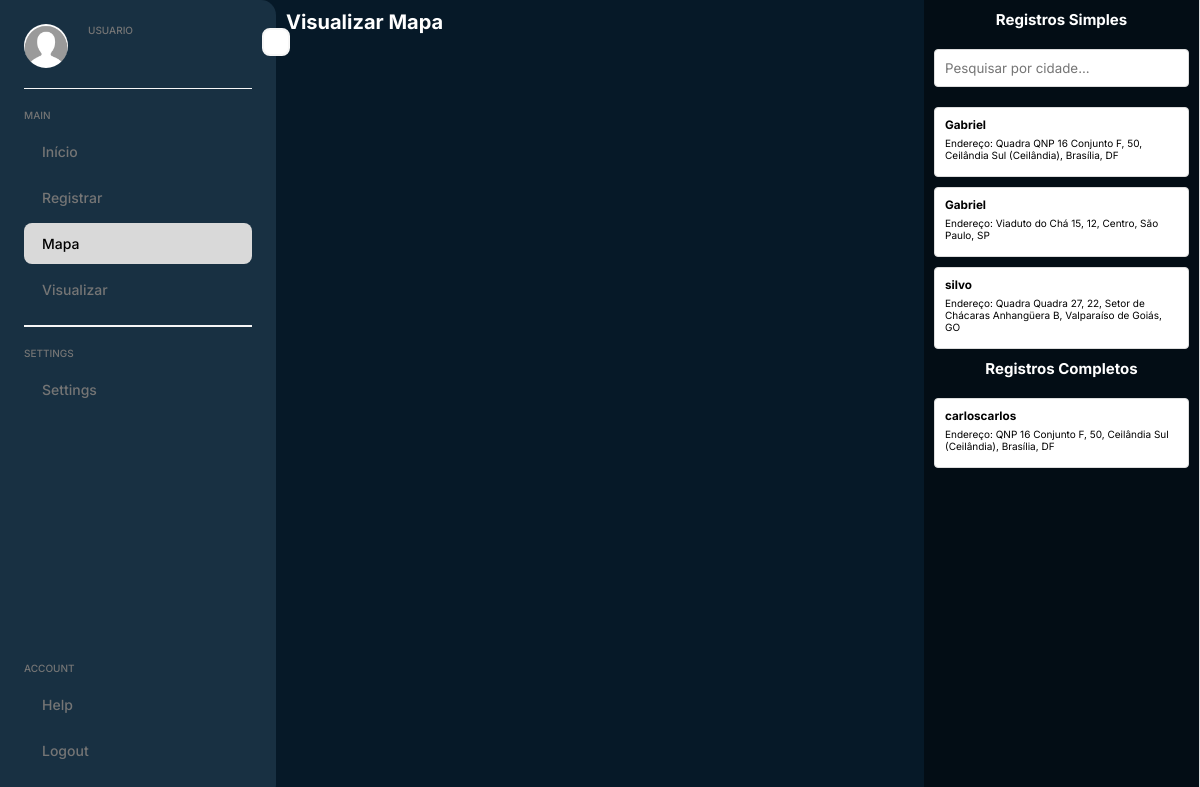
The page /visualizar_mapa/ on the database its author committed.
### core/models.py (models this page shows, shortened)
class RegistroSimples(models.Model):
    nome = models.CharField(max_length=255)
    email = models.EmailField()
    telefone = models.CharField(max_length=15)
    cpf = models.CharField(max_length=11)
    data_nascimento = models.DateField()
    endereco = models.ForeignKey(Endereco, related_name='registros_simples', on_delete=models.CASCADE)

class Endereco(models.Model):
    endereco = models.CharField(max_length=255, default='Endereço padrão')
    cep = models.CharField(max_length=9)
    rua = models.CharField(max_length=255)
    numero = models.CharField(max_length=10)
    bairro = models.CharField(max_length=255)
    cidade = models.CharField(max_length=255)
    estado = models.CharField(max_length=2)
    latitude = models.FloatField(blank=True, null=True)
    longitude = models.FloatField(blank=True, null=True)
    endereco_formatado = models.CharField(max_length=255, default='Endereço não formatado')

class RegistroCompleto(models.Model):
    nome = models.CharField(max_length=255)
    email = models.EmailField()
    telefone = models.CharField(max_length=15)
    cpf = models.CharField(max_length=11)
    data_nascimento = models.CharField(max_length=10)
    nome_mae = models.CharField(max_length=255, blank=True, null=True)
    titulo_eleitor = models.CharField(max_length=25, blank=True, null=True)
    zona_secao = models.CharField(max_length=30, blank=True, null=True)
    municipio = models.CharField(max_length=255, blank=True, null=True)
    local = models.CharField(max_length=255, blank=True, null=True)
    endereco_votacao = models.CharField(max_length=255, blank=True, null=True)
    endereco = models.ForeignKey(Endereco, related_name='registros_completos', on_delete=models.CASCADE)

### core/views.py (the view)
# urls.py: path("visualizar_mapa/", views.visualizar_mapa, name="visualizar_mapa"),
def visualizar_mapa(request):
    enderecos_simples = Endereco.objects.filter(registros_simples__isnull=False)
    enderecos_completos = Endereco.objects.filter(registros_completos__isnull=False)
    context = {
        'coordenadas_simples': enderecos_para_json(enderecos_simples),
        'coordenadas_completas': enderecos_para_json(enderecos_completos),
        'registros_simples': RegistroSimples.objects.all(),
        'registros_completos': RegistroCompleto.objects.all(),
        'google_maps_api_key': 'AIzaSyCAJrVf6a2fw_Eb_vUwqXgJcpRN0D9qxsk'
    }
    return render(request, 'visualizar_mapa.html', context)

### core/utils.py (called while the page is built)
def enderecos_para_json(enderecos):
    enderecos_list = []
    for endereco in enderecos:
        endereco_dict = {
            'id': endereco.id,
            'latitude': endereco.latitude,
            'longitude': endereco.longitude,
            'endereco_formatado': endereco.endereco_formatado,
            'nome': endereco.registros_simples.first().nome if endereco.registros_simples.exists() else endereco.registros_completos.first().nome,
        }
        enderecos_list.append(endereco_dict)
    return json.dumps(enderecos_list)

### core/templates/visualizar_mapa.html (shortened to what this page needs)
{% load static %}
<!DOCTYPE html>
<html>
<head>
    <link rel="stylesheet" href="{% static 'css/maps.css' %}">
</head>
<body>
    <div class="app">
        <div class="sidebar">
            <div class="menu-btn">
            </div>
            <div class="head">
                <div class="user-img">
                    <img src="{% static 'images/user.jpg' %}" alt="Imagem do usuario">
                </div>
                <div class="user-details">
                    <p class="title">usuario</p>
                </div>
            </div>
            <div class="nav">
                <div class="menu">
                    <p class="title">Main</p>
                    <ul>
                        <li>
                            <a href="{% url 'home' %}">
                                <span class="text">Início</span>
                            </a>
                        </li>
                        <li>
                            <a href="#">
                                <span class="text">Registrar</span>
                            </a>
                        </li>
                        <li class="active">
                            <a href="{% url 'visualizar_mapa' %}">
                                <span class="text">Mapa</span>
                            </a>
                        </li>
                        <li>
                            <a href="#">
                                <span class="text">Visualizar</span>
                            </a>
                        </li>
                    </ul>
                </div>
                <div class="menu">
                    <p class="title">Settings</p>
                    <ul>
                        <li>
                            <a href="#">
                                <span class="text">Settings</span>
                            </a>
                        </li>
                    </ul>
                </div>
            </div>
            <div class="menu">
                <p class="title">Account</p>
                <ul>
                    <li>
                        <a href="#">
                            <span class="text">Help</span>
                        </a>
                    </li>
                    <li>
                        <a href="{% url 'logout' %}">
                            <span class="text">Logout</span>
                        </a>
                    </li>
                </ul>
            </div>
        </div>
        <div class="main-content">
            <h1>Visualizar Mapa</h1>
            <div id="map" style="width: 100%; height: 98%;"></div>
        </div>
        <div class="sidebar2">
            <h2>Registros Simples</h2>
            <div class="search-bar">
                <input type="text" id="search" placeholder="Pesquisar por cidade..." oninput="filterRecords()">
            </div>
            {% for registro in registros_simples %}
            <div class="record" onclick="focusMarker({{ registro.endereco.id }})">
                <h3>{{ registro.nome }}</h3>
                <p>Endereço: {{ registro.endereco.endereco_formatado }}</p>
            </div>
            {% endfor %}
            <h2>Registros Completos</h2>
            {% for registro in registros_completos %}
            <div class="record" onclick="focusMarker({{ registro.endereco.id }})">
                <h3>{{ registro.nome }}</h3>
                <p>Endereço: {{ registro.endereco.endereco_formatado }}</p>
            </div>
            {% endfor %}
        </div>
    </div>
</body>
</html>

### core/static/css/maps.css (style rules this page uses)
* { margin: 0; padding: 0; box-sizing: border-box; font-family: "Inter", sans-serif; }
:root { font-size: 62.5%; }
body { background-color: #061928; }
.app { display: flex; width: 100%; }
.sidebar { position: relative; width: 27.6rem; height: 100vh; display: flex; flex-direction: column; gap: 2rem; background-color: #183042; padding: 2.4rem; border-radius: 0 1.5rem 1.5rem 0; transition: all 0.3s; }
.sidebar .head { display: flex; gap: 2rem; padding-bottom: 2rem; border-bottom: 1px solid #f6f6f6; }
.user-img { width: 4.4rem; height: 4.4rem; border-radius: 50%; overflow: hidden; }
.user-img img { width: 100%; object-fit: cover; }
.user-details .title, .menu .title { font-size: 1rem; font-weight: 500; color: #757575; text-transform: uppercase; margin-bottom: 1rem; }
.nav { flex: 1; }
.menu ul li { position: relative; list-style: none; margin-bottom: 5px; }
.menu ul li a { display: flex; align-items: center; gap: 1rem; font-size: 1.4rem; font-weight: 500; color: #757575; text-decoration: none; padding: 1.2rem .8rem; border-radius: .8rem; transition: all 0.3s; }
.menu ul li > a:hover, .menu ul li.active > a { color: #000; background-color: #d9d9d9; }
.menu ul li .text { flex: 1; }
.menu:not(:last-child) { padding-bottom: 1rem; margin-bottom: 2rem; border-bottom: 2px solid #f6f6f6; }
.menu-btn { position: absolute; right: -1.4rem; top: 3.5%; width: 2.8rem; height: 2.8rem; border-radius: .8rem; display: flex; align-items: center; justify-content: center; cursor: pointer; color: #757575; border: 2px solid #f6f6f6; background-color: #fff; }
.main-content { background-color: #061928; min-height: 100vh; transition: all 0.3s ease; flex: 1; padding: 1rem; }
.main-content h1 { color: #fff; }

### core/templates/visualizar_mapa.html (style rules this page uses)
body { display: flex; margin: 0; padding: 0; font-family: Arial, sans-serif; }
.sidebar2 { width: 276px; background: #030D15; overflow-y: auto; padding: 10px; border-right: 1px solid #ddd; height: 100vh; }
.main-content { flex-grow: 1; height: 100vh; padding: 10px; }
.sidebar2 h2 { text-align: center; margin-bottom: 20px; color: #fff; }
.record { padding: 10px; margin-bottom: 10px; background: #fff; border: 1px solid #ddd; border-radius: 4px; cursor: pointer; }
.record h3 { margin: 0 0 5px; }
.record p { margin: 5px 0; }
.search-bar { margin-bottom: 20px; }
.search-bar input { width: 100%; padding: 10px; border-radius: 4px; border: 1px solid #ddd; }

### rows shown on the page
RegistroSimples: nome "Gabriel", endereco.endereco_formatado "Quadra QNP 16 Conjunto F, 50, Ceilândia Sul (Ceilândia), Brasília, DF"
RegistroSimples: nome "Gabriel", endereco.endereco_formatado "Viaduto do Chá 15, 12, Centro, São Paulo, SP"
RegistroSimples: nome "silvo", endereco.endereco_formatado "Quadra Quadra 27, 22, Setor de Chácaras Anhangüera B, Valparaíso de Goiás, GO"
RegistroCompleto: nome "carloscarlos", endereco.endereco_formatado "QNP 16 Conjunto F, 50, Ceilândia Sul (Ceilândia), Brasília, DF"
